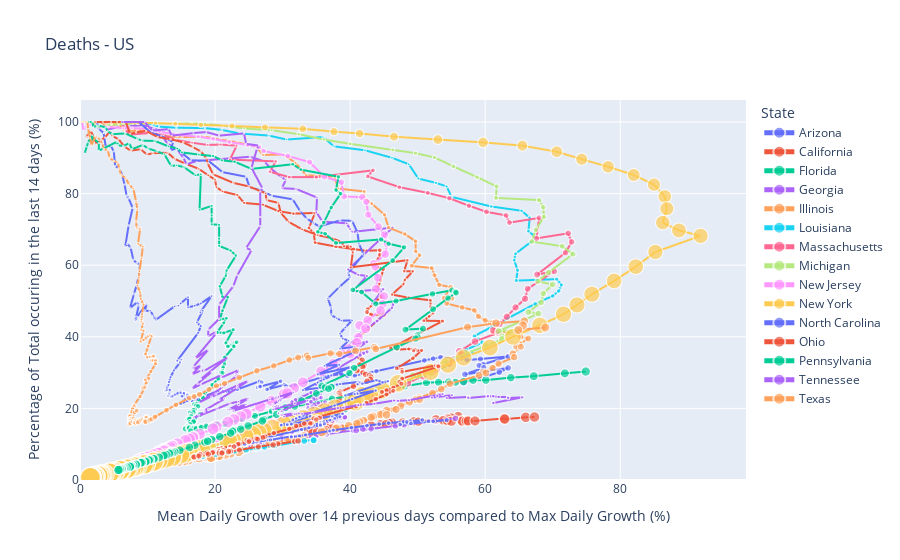

The notebook cell saved with this chart:
### Markdown cell above
### Plot

### Code cell
list_top_15_countries = daily_cases_US.sort_values(daily_cases_US.columns[-2], ascending=False).reset_index()['Province_State'][:15].to_list()    
st_us.value = list_top_15_countries

if cases_us.value == 'Confirmed Cases':
    daily_cases_US_2 = plot_phase_space_US(daily_cases_US, 
                                           title = cases_us.value, time_window=int(tw_us.value), 
                                           n_cases = min_us.value, state=st_us.value)
elif cases_us.value == 'Deaths':
    daily_deaths_US_2 = plot_phase_space_US(daily_deaths_US.drop(columns='Population'), 
                                            title = cases_us.value, time_window=int(tw_us.value), 
                                            n_cases = min_us.value, state=st_us.value)
else:
    print('ERROR in dataframe')

### Figure 1 — Plotly figure (JSON) as saved in the notebook; plotly's stock layout.template omitted (floating-point values rounded to 4 significant figures; data arrays with more than 128 entries replaced by an {"elided": "..."} marker saying what was removed)
{"data": [{"customdata": {"elided": "125x4 mixed values"}, "hoverlabel": {"namelength": 0}, "hovertemplate": "State =%{customdata[2]}<br>Mean growth over 14d compared to max growth =%{x}<br>% cases from last 14d =%{y}<br>Deaths=%{customdata[3]}<br>Date=%{customdata[0]}<br>Deaths today =%{customdata[1]}", "legendgroup": "Arizona", "marker": {"color": "#636efa", "size": [20, 25, 32, 35, 44, 52, 64, 65, 73, 89, 98, 106, 117, 125, 132, 143, 155, 164, 183, 180, 184, 191, 208, 231, 249, 266, 273, 275, 275, 275, 308, 320, 330, 330, 362, 362, 395, 426, 450, 517, 532, 536, 542, 562, 595, 624, 651, 679, 680, 687, 705, 747, 764, 775, 801, 801, 807, 810, 834, 860, 886, 904, 907, 918, 943, 983, 999, 1015, 1043, 1051, 1053, 1076, 1101, 1135, 1156, 1189, 1191, 1203, 1228, 1249, 1283, 1321, 1346, 1349, 1351, 1396, 1467, 1495, 1536, 1580, 1594, 1598, 1645, 1725, 1764, 1798, 1817, 1825, 1829, 1927, 1963, 2038, 2082, 2151, 2237, 2246, 2337, 2434, 2492, 2583, 2730, 2761, 2784, 2918, 2974, 3063, 3143, 3286, 3305, 3304, 3408, 3454, 3626, 3694, 3747], "sizemode": "area", "sizeref": 81.73, "symbol": "circle"}, "mode": "lines+markers", "name": "Arizona", "showlegend": true, "type": "scattergl", "x": [1.1, 1.4, 1.8, 2, 2.5, 2.8, 3.5, 3.5, 3.8, 4.6, 5, 5.2, 5.7, 6, 6.3, 6.6, 6.9, 7.2, 7.8, 7.2, 6.7, 7, 7.5, 7.9, 8.4, 8.9, 8.7, 8.4, 8, 7.4, 8.5, 8.7, 8.2, 8.4, 9.9, 9.6, 10.4, 10.9, 11.2, 14, 14.5, 14.6, 14.9, 16, 16, 17, 17.9, 19.5, 17.8, 18.2, 17.3, 17.9, 17.5, 14.4, 15, 14.8, 14.8, 13.9, 13.4, 13.2, 13.1, 12.6, 12.7, 12.9, 13.3, 13.2, 13.1, 13.4, 13.5, 14, 13.7, 14.9, 14.9, 15.4, 15.1, 15.9, 15.9, 15.9, 15.9, 14.9, 15.9, 17.1, 16.9, 16.6, 16.6, 17.9, 20.4, 20.1, 21.2, 21.8, 22.5, 22.1, 23.3, 26.6, 26.9, 26.6, 26.3, 26.6, 26.7, 29.7, 27.7, 30.3, 30.5, 31.9, 35.9, 36.2, 38.7, 39.6, 40.7, 43.9, 51, 52.3, 53.4, 55.4, 56.5, 57.3, 59.3, 63.4, 59.7, 59.1, 59.8, 57, 63.4, 62.1, 56.8], "xaxis": "x", "y": [100, 100, 100, 100, 100, 98.1, 96.9, 96.9, 93.2, 93.3, 91.8, 87.7, 87.2, 86.4, 84.8, 82.5, 79.4, 78.7, 76, 71.1, 65.2, 66, 64.9, 61.5, 60.6, 60.2, 57.1, 54.5, 52, 48, 49.7, 48.8, 44.5, 45.5, 49.2, 47.2, 47.3, 45.8, 44.7, 48.5, 48.7, 48.7, 49.3, 51.1, 48.2, 48.7, 49.3, 51.4, 46.8, 47.3, 44, 43, 41.1, 33.3, 33.6, 33.1, 32.8, 30.6, 28.7, 27.4, 26.5, 24.9, 25, 25.2, 25.2, 24, 23.5, 23.6, 23.2, 23.8, 23.4, 24.7, 24.3, 24.2, 23.4, 24, 23.8, 23.7, 23.2, 21.3, 22.1, 23.2, 22.5, 22.1, 22.1, 22.9, 24.9, 24.1, 24.7, 24.7, 25.3, 24.7, 25.3, 27.6, 27.3, 26.5, 25.9, 26.1, 26.1, 27.6, 25.3, 26.6, 26.2, 26.5, 28.7, 28.9, 29.6, 29.1, 29.2, 30.4, 33.4, 33.9, 34.3, 34, 34, 33.5, 33.8, 34.5, 32.3, 32, 31.4, 29.5, 31.3, 30.1, 27.1], "yaxis": "y"}, {"customdata": {"elided": "135x4 mixed values"}, "hoverlabel": {"namelength": 0}, "hovertemplate": "State =%{customdata[2]}<br>Mean growth over 14d compared to max growth =%{x}<br>% cases from last 14d =%{y}<br>Deaths=%{customdata[3]}<br>Date=%{customdata[0]}<br>Deaths today =%{customdata[1]}", "legendgroup": "California", "marker": {"color": "#EF553B", "size": {"elided": "135 int values"}, "sizemode": "area", "sizeref": 81.73, "symbol": "circle"}, "mode": "lines+markers", "name": "California", "showlegend": true, "type": "scattergl", "x": {"elided": "135 float values"}, "xaxis": "x", "y": {"elided": "135 float values"}, "yaxis": "y"}, {"customdata": {"elided": "130x4 mixed values"}, "hoverlabel": {"namelength": 0}, "hovertemplate": "State =%{customdata[2]}<br>Mean growth over 14d compared to max growth =%{x}<br>% cases from last 14d =%{y}<br>Deaths=%{customdata[3]}<br>Date=%{customdata[0]}<br>Deaths today =%{customdata[1]}", "legendgroup": "Florida", "marker": {"color": "#00cc96", "size": {"elided": "130 int values"}, "sizemode": "area", "sizeref": 81.73, "symbol": "circle"}, "mode": "lines+markers", "name": "Florida", "showlegend": true, "type": "scattergl", "x": {"elided": "130 float values"}, "xaxis": "x", "y": {"elided": "130 float values"}, "yaxis": "y"}, {"customdata": {"elided": "134x4 mixed values"}, "hoverlabel": {"namelength": 0}, "hovertemplate": "State =%{customdata[2]}<br>Mean growth over 14d compared to max growth =%{x}<br>% cases from last 14d =%{y}<br>Deaths=%{customdata[3]}<br>Date=%{customdata[0]}<br>Deaths today =%{customdata[1]}", "legendgroup": "Georgia", "marker": {"color": "#ab63fa", "size": {"elided": "134 int values"}, "sizemode": "area", "sizeref": 81.73, "symbol": "circle"}, "mode": "lines+markers", "name": "Georgia", "showlegend": true, "type": "scattergl", "x": {"elided": "134 float values"}, "xaxis": "x", "y": {"elided": "134 float values"}, "yaxis": "y"}, {"customdata": {"elided": "129x4 mixed values"}, "hoverlabel": {"namelength": 0}, "hovertemplate": "State =%{customdata[2]}<br>Mean growth over 14d compared to max growth =%{x}<br>% cases from last 14d =%{y}<br>Deaths=%{customdata[3]}<br>Date=%{customdata[0]}<br>Deaths today =%{customdata[1]}", "legendgroup": "Illinois", "marker": {"color": "#FFA15A", "size": {"elided": "129 int values"}, "sizemode": "area", "sizeref": 81.73, "symbol": "circle"}, "mode": "lines+markers", "name": "Illinois", "showlegend": true, "type": "scattergl", "x": {"elided": "129 float values"}, "xaxis": "x", "y": {"elided": "129 float values"}, "yaxis": "y"}, {"customdata": {"elided": "134x4 mixed values"}, "hoverlabel": {"namelength": 0}, "hovertemplate": "State =%{customdata[2]}<br>Mean growth over 14d compared to max growth =%{x}<br>% cases from last 14d =%{y}<br>Deaths=%{customdata[3]}<br>Date=%{customdata[0]}<br>Deaths today =%{customdata[1]}", "legendgroup": "Louisiana", "marker": {"color": "#19d3f3", "size": {"elided": "134 int values"}, "sizemode": "area", "sizeref": 81.73, "symbol": "circle"}, "mode": "lines+markers", "name": "Louisiana", "showlegend": true, "type": "scattergl", "x": {"elided": "134 float values"}, "xaxis": "x", "y": {"elided": "134 float values"}, "yaxis": "y"}, {"customdata": {"elided": "129x4 mixed values"}, "hoverlabel": {"namelength": 0}, "hovertemplate": "State =%{customdata[2]}<br>Mean growth over 14d compared to max growth =%{x}<br>% cases from last 14d =%{y}<br>Deaths=%{customdata[3]}<br>Date=%{customdata[0]}<br>Deaths today =%{customdata[1]}", "legendgroup": "Massachusetts", "marker": {"color": "#FF6692", "size": {"elided": "129 int values"}, "sizemode": "area", "sizeref": 81.73, "symbol": "circle"}, "mode": "lines+markers", "name": "Massachusetts", "showlegend": true, "type": "scattergl", "x": {"elided": "129 float values"}, "xaxis": "x", "y": {"elided": "129 float values"}, "yaxis": "y"}, {"customdata": {"elided": "131x4 mixed values"}, "hoverlabel": {"namelength": 0}, "hovertemplate": "State =%{customdata[2]}<br>Mean growth over 14d compared to max growth =%{x}<br>% cases from last 14d =%{y}<br>Deaths=%{customdata[3]}<br>Date=%{customdata[0]}<br>Deaths today =%{customdata[1]}", "legendgroup": "Michigan", "marker": {"color": "#B6E880", "size": {"elided": "131 int values"}, "sizemode": "area", "sizeref": 81.73, "symbol": "circle"}, "mode": "lines+markers", "name": "Michigan", "showlegend": true, "type": "scattergl", "x": {"elided": "131 float values"}, "xaxis": "x", "y": {"elided": "131 float values"}, "yaxis": "y"}, {"customdata": {"elided": "133x4 mixed values"}, "hoverlabel": {"namelength": 0}, "hovertemplate": "State =%{customdata[2]}<br>Mean growth over 14d compared to max growth =%{x}<br>% cases from last 14d =%{y}<br>Deaths=%{customdata[3]}<br>Date=%{customdata[0]}<br>Deaths today =%{customdata[1]}", "legendgroup": "New Jersey", "marker": {"color": "#FF97FF", "size": {"elided": "133 int values"}, "sizemode": "area", "sizeref": 81.73, "symbol": "circle"}, "mode": "lines+markers", "name": "New Jersey", "showlegend": true, "type": "scattergl", "x": {"elided": "133 float values"}, "xaxis": "x", "y": {"elided": "133 float values"}, "yaxis": "y"}, {"customdata": {"elided": "139x4 mixed values"}, "hoverlabel": {"namelength": 0}, "hovertemplate": "State =%{customdata[2]}<br>Mean growth over 14d compared to max growth =%{x}<br>% cases from last 14d =%{y}<br>Deaths=%{customdata[3]}<br>Date=%{customdata[0]}<br>Deaths today =%{customdata[1]}", "legendgroup": "New York", "marker": {"color": "#FECB52", "size": {"elided": "139 int values"}, "sizemode": "area", "sizeref": 81.73, "symbol": "circle"}, "mode": "lines+markers", "name": "New York", "showlegend": true, "type": "scattergl", "x": {"elided": "139 float values"}, "xaxis": "x", "y": {"elided": "139 float values"}, "yaxis": "y"}, {"customdata": {"elided": "122x4 mixed values"}, "hoverlabel": {"namelength": 0}, "hovertemplate": "State =%{customdata[2]}<br>Mean growth over 14d compared to max growth =%{x}<br>% cases from last 14d =%{y}<br>Deaths=%{customdata[3]}<br>Date=%{customdata[0]}<br>Deaths today =%{customdata[1]}", "legendgroup": "North Carolina", "marker": {"color": "#636efa", "size": [21, 27, 34, 38, 45, 53, 66, 76, 83, 89, 89, 94, 112, 130, 150, 177, 187, 200, 218, 245, 265, 281, 294, 305, 324, 340, 363, 382, 406, 419, 431, 434, 442, 472, 492, 513, 530, 551, 564, 575, 600, 625, 641, 667, 676, 686, 693, 693, 726, 728, 775, 778, 784, 790, 801, 844, 876, 919, 929, 937, 948, 961, 999, 1006, 1015, 1028, 1032, 1041, 1068, 1090, 1106, 1121, 1127, 1132, 1140, 1169, 1181, 1188, 1202, 1215, 1223, 1278, 1296, 1325, 1336, 1348, 1353, 1352, 1357, 1380, 1398, 1409, 1419, 1422, 1423, 1432, 1446, 1462, 1477, 1497, 1513, 1522, 1529, 1571, 1589, 1607, 1623, 1648, 1652, 1677, 1705, 1732, 1756, 1789, 1811, 1817, 1838, 1860, 1888, 1922, 1942, 1979], "sizemode": "area", "sizeref": 81.73, "symbol": "circle"}, "mode": "lines+markers", "name": "North Carolina", "showlegend": true, "type": "scattergl", "x": [3.4, 4.4, 5.6, 6.2, 7.4, 8.7, 10.5, 12, 13, 13.8, 13.4, 14.3, 16.4, 19, 21.1, 24.6, 25.1, 26.6, 28.4, 31.5, 32.6, 33.6, 34.6, 35.4, 38.5, 40.3, 41.1, 41.3, 42, 39.7, 40, 38.4, 36.7, 37.2, 37.2, 38, 38.7, 40.3, 39.3, 38.5, 38.9, 39.8, 38.5, 40.7, 40.2, 41.3, 41.1, 36.2, 38.4, 35.2, 40.2, 37.2, 36.1, 35.2, 33, 35.9, 38.5, 41.3, 41.5, 41.1, 41.8, 43.9, 44.8, 45.6, 39.3, 41, 40.7, 41.1, 43.8, 40.3, 37.7, 33.1, 32.5, 32, 31.5, 34.1, 29.8, 29.8, 30.7, 30.7, 31.3, 38.9, 37.4, 38.5, 37.7, 37.2, 37, 36.1, 35.6, 34.6, 35.6, 36.2, 35.6, 33.9, 32.8, 25.2, 24.6, 22.5, 23.1, 24.4, 26.2, 27.9, 28.2, 31.3, 31.3, 32.5, 33.4, 37, 37.5, 40.2, 42.5, 44.3, 45.7, 47.9, 48.9, 48.4, 50.7, 47.4, 49, 51.6, 52.3, 54.3], "xaxis": "x", "y": [100, 100, 100, 100, 100, 100, 97, 96.1, 95.2, 94.4, 92.1, 92.6, 89.3, 89.2, 86, 84.7, 81.8, 81, 79.4, 78.4, 75.1, 73, 71.8, 70.8, 72.5, 72.4, 69.1, 66, 63.1, 57.8, 56.6, 53.9, 50.7, 48.1, 46.1, 45.2, 44.5, 44.6, 42.6, 40.9, 39.5, 38.9, 36.7, 37.2, 36.2, 36.7, 36.2, 31.9, 32.2, 29.5, 31.6, 29.2, 28.1, 27.2, 25.1, 25.9, 26.8, 27.4, 27.2, 26.8, 26.9, 27.9, 27.3, 27.6, 23.6, 24.3, 24, 24.1, 25, 22.6, 20.8, 18, 17.6, 17.2, 16.8, 17.8, 15.4, 15.3, 15.6, 15.4, 15.6, 18.5, 17.6, 17.7, 17.2, 16.8, 16.7, 16.3, 16, 15.3, 15.5, 15.7, 15.3, 14.6, 14.1, 10.8, 10.4, 9.4, 9.5, 10, 10.6, 11.2, 11.2, 12.2, 12, 12.3, 12.6, 13.7, 13.9, 14.6, 15.2, 15.6, 15.9, 16.3, 16.5, 16.2, 16.8, 15.5, 15.8, 16.4, 16.4, 16.7], "yaxis": "y"}, {"customdata": {"elided": "127x4 mixed values"}, "hoverlabel": {"namelength": 0}, "hovertemplate": "State =%{customdata[2]}<br>Mean growth over 14d compared to max growth =%{x}<br>% cases from last 14d =%{y}<br>Deaths=%{customdata[3]}<br>Date=%{customdata[0]}<br>Deaths today =%{customdata[1]}", "legendgroup": "Ohio", "marker": {"color": "#EF553B", "size": [25, 29, 40, 55, 65, 81, 91, 102, 119, 142, 167, 193, 213, 231, 247, 253, 274, 324, 362, 407, 418, 451, 471, 509, 557, 610, 656, 690, 711, 728, 753, 799, 937, 976, 1003, 1022, 1039, 1057, 1135, 1225, 1271, 1306, 1331, 1341, 1357, 1436, 1483, 1534, 1581, 1610, 1625, 1657, 1720, 1781, 1837, 1872, 1956, 1969, 1987, 2002, 2044, 2098, 2131, 2149, 2155, 2207, 2259, 2300, 2340, 2357, 2372, 2379, 2406, 2423, 2459, 2492, 2510, 2556, 2559, 2575, 2599, 2611, 2633, 2667, 2697, 2700, 2704, 2735, 2755, 2772, 2788, 2804, 2807, 2818, 2863, 2876, 2903, 2903, 2907, 2911, 2927, 2970, 2991, 3006, 3032, 3036, 3058, 3064, 3069, 3075, 3103, 3112, 3132, 3174, 3189, 3219, 3235, 3256, 3297, 3297, 3307, 3344, 3382, 3422, 3442, 3489, 3515], "sizemode": "area", "sizeref": 81.73, "symbol": "circle"}, "mode": "lines+markers", "name": "Ohio", "showlegend": true, "type": "scattergl", "x": [2.1, 2.4, 3.4, 4.6, 5.5, 6.8, 7.4, 8.3, 9.8, 11.5, 13.4, 15.3, 16.7, 17.9, 18.7, 18.9, 19.7, 22.7, 25, 27.5, 27.6, 29.4, 29.7, 30.9, 32.9, 35.2, 37.4, 38.7, 39.1, 40.1, 40.4, 40.1, 48.5, 48, 49.3, 48.1, 47.9, 46.2, 48.7, 51.9, 51.9, 51.9, 52.3, 51.7, 50.9, 53.7, 46, 47, 48.7, 49.6, 49.4, 50.6, 49.3, 46.9, 47.7, 47.7, 52.7, 53, 53.1, 47.7, 47.3, 47.6, 46.4, 45.4, 44.7, 46.4, 45.4, 43.8, 42.4, 40.9, 35.1, 34.6, 35.3, 35.5, 35, 33.2, 32, 34.3, 34.1, 31, 28.7, 26.2, 24.7, 26.1, 27.4, 27.1, 25.1, 26.3, 25, 23.6, 23.4, 20.9, 20.9, 20.5, 22.3, 22.3, 22.8, 19.9, 17.7, 17.8, 18.8, 19.8, 19.9, 19.7, 20.6, 19.6, 21.2, 20.7, 17.4, 16.8, 16.9, 17.6, 19, 22.2, 22.1, 21, 20.6, 21.1, 22.3, 22, 21, 23.6, 26.4, 29.3, 28.6, 31.8, 32.3], "xaxis": "x", "y": [100, 100, 100, 100, 100, 100, 96.7, 97.1, 97.5, 95.8, 95.2, 94.3, 93, 91.8, 89.9, 88.5, 85.4, 83, 82, 80.1, 78.2, 77.4, 74.7, 72.1, 70, 68.4, 67.5, 66.5, 65.3, 65.2, 63.6, 59.4, 61.4, 58.3, 58.3, 55.9, 54.7, 51.8, 50.9, 50.2, 48.4, 47.2, 46.6, 45.7, 44.5, 44.4, 36.8, 36.4, 36.6, 36.5, 36.1, 36.2, 34, 31.2, 30.8, 30.2, 32, 31.9, 31.7, 28.3, 27.4, 26.9, 25.8, 25.1, 24.6, 24.9, 23.9, 22.6, 21.5, 20.6, 17.5, 17.2, 17.4, 17.4, 16.9, 15.8, 15.1, 15.9, 15.8, 14.3, 13.1, 11.9, 11.1, 11.6, 12.1, 11.9, 11, 11.4, 10.7, 10.1, 10, 8.8, 8.8, 8.6, 9.2, 9.2, 9.3, 8.1, 7.2, 7.2, 7.6, 7.9, 7.9, 7.8, 8, 7.6, 8.2, 8, 6.7, 6.5, 6.4, 6.7, 7.2, 8.3, 8.2, 7.7, 7.5, 7.7, 8, 7.9, 7.5, 8.4, 9.3, 10.1, 9.8, 10.8, 10.9], "yaxis": "y"}, {"customdata": {"elided": "128x4 mixed values"}, "hoverlabel": {"namelength": 0}, "hovertemplate": "State =%{customdata[2]}<br>Mean growth over 14d compared to max growth =%{x}<br>% cases from last 14d =%{y}<br>Deaths=%{customdata[3]}<br>Date=%{customdata[0]}<br>Deaths today =%{customdata[1]}", "legendgroup": "Pennsylvania", "marker": {"color": "#00cc96", "size": [22, 34, 41, 50, 63, 74, 90, 102, 136, 151, 179, 247, 318, 345, 418, 503, 557, 589, 691, 779, 841, 921, 1042, 1276, 1348, 1614, 1673, 1724, 1747, 1793, 1816, 1886, 2046, 2373, 2475, 2635, 2695, 2720, 2838, 3179, 3345, 3589, 3715, 3779, 3806, 3832, 3914, 4094, 4288, 4422, 4480, 4495, 4515, 4628, 4770, 4869, 5010, 5112, 5136, 5146, 5163, 5265, 5373, 5464, 5537, 5555, 5567, 5667, 5742, 5832, 5898, 5931, 5943, 5953, 6014, 6062, 6113, 6162, 6211, 6215, 6243, 6276, 6319, 6361, 6399, 6419, 6423, 6426, 6464, 6518, 6557, 6579, 6603, 6606, 6614, 6649, 6684, 6712, 6746, 6749, 6753, 6754, 6787, 6812, 6848, 6880, 6897, 6904, 6911, 6931, 6957, 6984, 7004, 7015, 7022, 7025, 7051, 7077, 7093, 7116, 7124, 7127, 7131, 7154, 7171, 7194, 7207, 7219], "sizemode": "area", "sizeref": 81.73, "symbol": "circle"}, "mode": "lines+markers", "name": "Pennsylvania", "showlegend": true, "type": "scattergl", "x": [0.6, 1, 1.1, 1.4, 1.8, 2, 2.5, 2.8, 3.8, 4.1, 4.8, 6.7, 8.5, 9.2, 11.1, 13.1, 14.4, 15.1, 17.6, 19.7, 21, 22.9, 25.4, 31.5, 32.7, 38.3, 37.9, 38.6, 37.2, 36.1, 35.2, 36.3, 37.9, 44.6, 45.7, 48, 46.3, 40.4, 41.7, 43.8, 46.8, 52.2, 55.1, 55.6, 55.7, 54.5, 52.3, 48.2, 50.8, 50, 50, 49.7, 46.9, 40.6, 39.9, 35.8, 36.3, 37.3, 37.2, 36.8, 35, 32.8, 30.4, 29.2, 29.6, 29.7, 29.5, 29.1, 27.2, 27, 24.9, 22.9, 22.6, 22.6, 23.8, 22.3, 20.7, 19.5, 18.9, 18.5, 18.9, 17, 16.2, 14.8, 14, 13.7, 13.4, 13.2, 12.6, 12.8, 12.4, 11.7, 11, 10.9, 10.4, 10.4, 10.2, 9.8, 9.7, 9.2, 9.2, 9.2, 9, 8.2, 8.1, 8.4, 8.2, 8.3, 8.3, 7.9, 7.6, 7.6, 7.2, 7.4, 7.5, 7.6, 7.4, 7.4, 6.9, 6.6, 6.4, 6.2, 6.2, 6.2, 6, 5.9, 5.7, 5.7], "xaxis": "x", "y": [100, 100, 100, 100, 100, 98.6, 98.9, 99, 98.5, 97.4, 96.6, 96.8, 95.3, 94.8, 94.7, 93.2, 92.6, 91.5, 90.9, 90.5, 89.3, 88.9, 86.9, 88.2, 86.7, 84.7, 81, 80, 76.1, 71.9, 69.3, 68.8, 66.2, 67.2, 66, 65, 61.3, 53.1, 52.5, 49.2, 50, 52, 53, 52.6, 52.3, 50.8, 47.7, 42, 42.3, 40.4, 39.8, 39.5, 37.1, 31.3, 29.9, 26.3, 25.8, 26.1, 25.9, 25.5, 24.2, 22.2, 20.2, 19.1, 19.1, 19.1, 18.9, 18.3, 16.9, 16.5, 15.1, 13.8, 13.6, 13.6, 14.2, 13.1, 12.1, 11.3, 10.9, 10.6, 10.8, 9.7, 9.1, 8.3, 7.8, 7.6, 7.5, 7.4, 7, 7, 6.8, 6.3, 5.9, 5.9, 5.6, 5.6, 5.5, 5.2, 5.1, 4.9, 4.9, 4.9, 4.8, 4.3, 4.2, 4.4, 4.3, 4.3, 4.3, 4.1, 3.9, 3.9, 3.7, 3.8, 3.8, 3.9, 3.7, 3.7, 3.5, 3.3, 3.2, 3.1, 3.1, 3.1, 3, 2.9, 2.8, 2.8], "yaxis": "y"}, {"customdata": {"elided": "124x4 mixed values"}, "hoverlabel": {"namelength": 0}, "hovertemplate": "State =%{customdata[2]}<br>Mean growth over 14d compared to max growth =%{x}<br>% cases from last 14d =%{y}<br>Deaths=%{customdata[3]}<br>Date=%{customdata[0]}<br>Deaths today =%{customdata[1]}", "legendgroup": "Tennessee", "marker": {"color": "#ab63fa", "size": [23, 24, 36, 41, 50, 53, 65, 72, 80, 94, 98, 106, 106, 109, 124, 124, 136, 141, 142, 148, 152, 157, 157, 171, 169, 177, 181, 184, 188, 195, 199, 204, 209, 210, 219, 226, 239, 238, 242, 242, 243, 251, 266, 273, 287, 290, 295, 298, 301, 305, 305, 313, 315, 329, 336, 338, 343, 353, 356, 361, 364, 364, 364, 381, 388, 401, 408, 417, 418, 421, 435, 437, 441, 466, 472, 474, 482, 493, 498, 508, 515, 524, 526, 531, 542, 556, 567, 577, 584, 584, 592, 604, 609, 620, 633, 637, 645, 652, 665, 685, 710, 723, 738, 741, 749, 767, 783, 796, 815, 838, 843, 847, 871, 888, 925, 938, 964, 967, 978, 999, 1020, 1033, 1060, 1067], "sizemode": "area", "sizeref": 81.73, "symbol": "circle"}, "mode": "lines+markers", "name": "Tennessee", "showlegend": true, "type": "scattergl", "x": [6.1, 6.4, 9.6, 10.7, 13.1, 13.6, 16.8, 18.7, 20.6, 24.3, 24.6, 26.5, 26.2, 25.4, 27, 26.7, 26.7, 26.7, 24.6, 25.4, 23.3, 22.7, 20.6, 20.6, 19, 19, 20.1, 20.1, 17.1, 19, 16.8, 16.8, 17.9, 16.6, 17.9, 18.4, 21.9, 17.9, 19.5, 17.4, 16.6, 17.9, 20.9, 20.9, 23.5, 23, 23, 23.5, 21.9, 21.1, 17.6, 20.1, 19.5, 23.3, 24.9, 23.3, 20.6, 21.4, 18.4, 19, 18.4, 17.6, 16.8, 20.3, 22.2, 23.5, 24.9, 23.5, 21.9, 22.2, 24.6, 22.5, 22.7, 28.1, 28.9, 29.4, 31.6, 29.9, 29.4, 28.6, 28.6, 28.6, 28.9, 29.4, 28.6, 31.8, 33.7, 29.7, 29.9, 29.4, 29.4, 29.7, 29.7, 29.9, 31.6, 30.2, 31.8, 32.4, 32.9, 34.5, 38.2, 39, 41.2, 42, 42, 43.6, 46.5, 47.1, 48.7, 53.7, 52.9, 52.1, 55.1, 54.3, 57.5, 57.5, 60.4, 60.4, 61.2, 62, 63.4, 63.4, 65.5, 61.2], "xaxis": "x", "y": [100, 100, 100, 97.6, 98, 96.2, 96.9, 97.2, 96.2, 96.8, 93.9, 93.4, 92.5, 87.2, 81.5, 80.6, 73.5, 70.9, 64.8, 64.2, 57.2, 54.1, 49, 45, 42, 40.1, 41.4, 40.8, 34, 36.4, 31.7, 30.9, 32.1, 29.5, 30.6, 30.5, 34.3, 28.2, 30.2, 26.9, 25.5, 26.7, 29.3, 28.6, 30.7, 29.7, 29.2, 29.5, 27.2, 25.9, 21.6, 24, 23.2, 26.4, 27.7, 25.7, 22.4, 22.7, 19.4, 19.7, 19, 18.1, 17.3, 19.9, 21.4, 21.9, 22.8, 21.1, 19.6, 19.7, 21.1, 19.2, 19.3, 22.5, 22.9, 23.2, 24.5, 22.7, 22.1, 21.1, 20.8, 20.4, 20.5, 20.7, 19.7, 21.4, 22.2, 19.2, 19.2, 18.8, 18.6, 18.4, 18.2, 18.1, 18.6, 17.7, 18.4, 18.6, 18.5, 18.8, 20.1, 20.2, 20.9, 21.2, 21, 21.3, 22.2, 22.1, 22.3, 24, 23.5, 23, 23.7, 22.9, 23.2, 22.9, 23.4, 23.4, 23.4, 23.2, 23.2, 22.9, 23.1, 21.5], "yaxis": "y"}, {"customdata": {"elided": "129x4 mixed values"}, "hoverlabel": {"namelength": 0}, "hovertemplate": "State =%{customdata[2]}<br>Mean growth over 14d compared to max growth =%{x}<br>% cases from last 14d =%{y}<br>Deaths=%{customdata[3]}<br>Date=%{customdata[0]}<br>Deaths today =%{customdata[1]}", "legendgroup": "Texas", "marker": {"color": "#FFA15A", "size": {"elided": "129 int values"}, "sizemode": "area", "sizeref": 81.73, "symbol": "circle"}, "mode": "lines+markers", "name": "Texas", "showlegend": true, "type": "scattergl", "x": {"elided": "129 float values"}, "xaxis": "x", "y": {"elided": "129 float values"}, "yaxis": "y"}], "layout": {"legend": {"itemsizing": "constant", "title": {"text": "State "}, "tracegroupgap": 0}, "title": {"text": "Deaths - US"}, "xaxis": {"anchor": "y", "domain": [0, 1], "rangemode": "tozero", "title": {"text": "Mean Daily Growth over 14 previous days compared to Max Daily Growth (%)"}}, "yaxis": {"anchor": "x", "domain": [0, 1], "rangemode": "tozero", "title": {"text": "Percentage of Total occuring in the last 14 days (%)"}}}}
